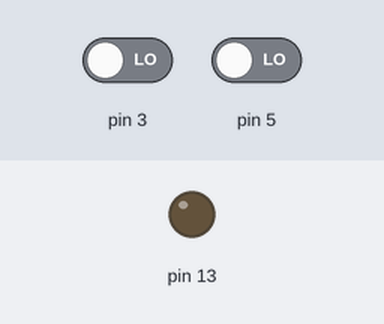
This sketch was run on a simulated Arduino Uno, built for the host (arithmetic inside an expression is 32-bit, double 64-bit). Shown: output pins drawn as LEDs (lit = HIGH). The inputs (shaded band) are chosen by the test bench; at power-on: pin 3 LOW, pin 5 LOW.

Above: at 1.2 s.
1.3 s: pin 3 driven HIGH
At 1.7 s:
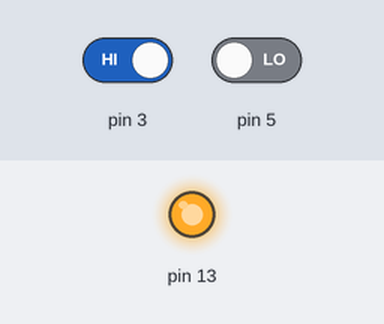
2.8 s: pin 5 driven HIGH
At 3.2 s:
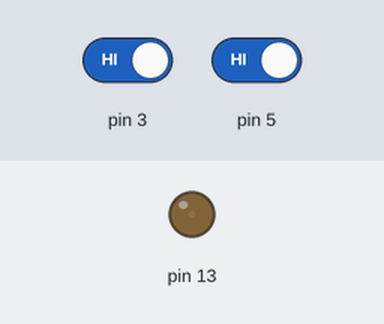
4.3 s: pin 5 driven LOW
At 5.0 s:
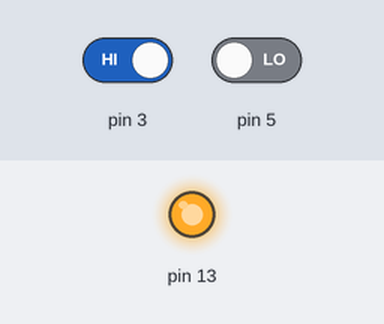
Timing chart, 0 to 7.3 s (numbered marks = the images above; inputs shaded):
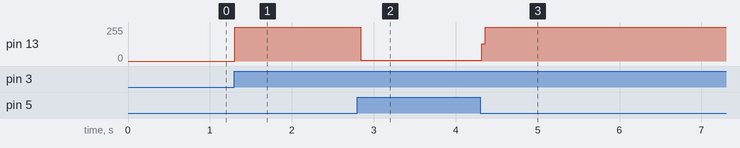

Measured:
- after the input at 1.3 s, pin 13: 0/255 → 255/255 at once
- after the input at 2.8 s, pin 13: 255/255 → 4/255 at once
- after the input at 4.3 s, pin 13: 4/255 → 255/255 at once

The sketch:

sketch_mar28b.ino
```cpp
void setup() {
  // put your setup code here, to run once:
pinMode(3,INPUT_PULLDOWN);
pinMode(5,INPUT_PULLDOWN);

pinMode(13,OUTPUT);


}

void loop() {
  // put your main code here, to run repeatedly:

if(digitalRead(3)==1)
{
digitalWrite(13, HIGH);


}

if(digitalRead(5)==1)
{

digitalWrite(13, LOW);

}


}
```
